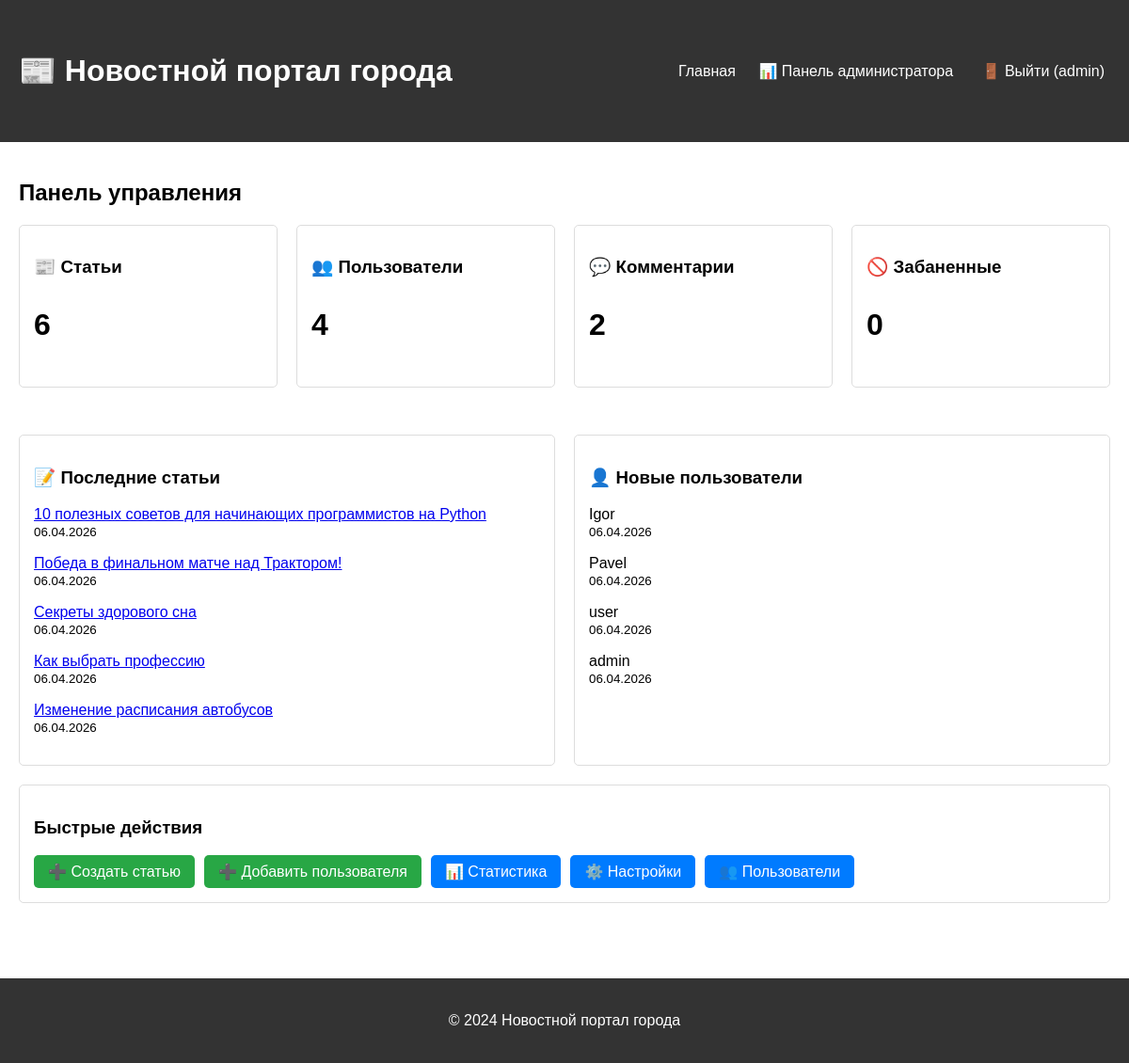
The page /dashboard/ (signed in) on the database its author committed.
### portal/models.py (models this page shows, shortened)
class Article(models.Model):
    TYPE_CHOICES = [
        ('news', 'Новость'),
        ('article', 'Статья'),
    ]
    title = models.CharField(max_length=200, verbose_name='Заголовок')
    content = models.TextField(verbose_name='Содержание')
    article_type = models.CharField(max_length=10, choices=TYPE_CHOICES, default='news', verbose_name='Тип')
    author = models.ForeignKey(User, on_delete=models.CASCADE, verbose_name='Автор')
    created_at = models.DateTimeField(auto_now_add=True, verbose_name='Дата создания')
    views_count = models.IntegerField(default=0, verbose_name='Просмотры')
    saves_count = models.IntegerField(default=0, verbose_name='Сохранения')
    is_published = models.BooleanField(default=True, verbose_name='Опубликовано')
    class Meta:
        verbose_name = 'Статья'
        verbose_name_plural = 'Статьи'
        ordering = ['-created_at']

### portal/views.py (the view)
# urls.py: path('dashboard/', views.admin_dashboard, name='admin_dashboard'),
@login_required
@user_passes_test(is_admin)
def admin_dashboard(request):
    context = {
        'total_articles': Article.objects.count(),
        'total_users': User.objects.count(),
        'total_comments': Comment.objects.count(),
        'banned_users': BannedUser.objects.filter(is_active=True).count(),
        'recent_articles': Article.objects.order_by('-created_at')[:5],
        'recent_users': User.objects.order_by('-date_joined')[:5],
    }
    return render(request, 'portal/admin_dashboard.html', context)

### portal/context_processors.py (called while the page is built)
def site_settings(request):
    settings, created = SiteSettings.objects.get_or_create(id=1)
    return {'site_settings': settings}

### portal/views.py (called while the page is built)
def is_admin(user):
    return user.is_authenticated and user.is_staff

### templates/portal/admin_dashboard.html (shortened to what this page needs)
{% extends 'base.html' %}
{% block content %}
    <h2>Панель управления</h2>
    <div class="stats-grid">
        <div class="card">
            <h3>📰 Статьи</h3>
            <p style="font-size: 32px; font-weight: bold;">{{ total_articles }}</p>
        </div>
        <div class="card">
            <h3>👥 Пользователи</h3>
            <p style="font-size: 32px; font-weight: bold;">{{ total_users }}</p>
        </div>
        <div class="card">
            <h3>💬 Комментарии</h3>
            <p style="font-size: 32px; font-weight: bold;">{{ total_comments }}</p>
        </div>
        <div class="card">
            <h3>🚫 Забаненные</h3>
            <p style="font-size: 32px; font-weight: bold;">{{ banned_users }}</p>
        </div>
    </div>
    <div class="grid-2">
        <div class="card">
            <h3>📝 Последние статьи</h3>
            {% for article in recent_articles %}
                <p><a href="{% url 'article_detail' article.id %}">{{ article.title }}</a><br>
                <small>{{ article.created_at|date:"d.m.Y" }}</small></p>
            {% empty %}
                <p>Нет статей</p>
            {% endfor %}
        </div>
        <div class="card">
            <h3>👤 Новые пользователи</h3>
            {% for user in recent_users %}
                <p>{{ user.username }}<br><small>{{ user.date_joined|date:"d.m.Y" }}</small></p>
            {% empty %}
                <p>Нет пользователей</p>
            {% endfor %}
        </div>
    </div>
    <div class="card">
        <h3>Быстрые действия</h3>
        <div style="display: flex; gap: 10px; flex-wrap: wrap;">
            <a href="{% url 'article_create' %}" class="btn btn-success">➕ Создать статью</a>
            <a href="{% url 'user_add' %}" class="btn btn-success">➕ Добавить пользователя</a>
            <a href="{% url 'statistics' %}" class="btn">📊 Статистика</a>
            <a href="{% url 'site_settings' %}" class="btn">⚙️ Настройки</a>
            <a href="{% url 'user_list' %}" class="btn">👥 Пользователи</a>
        </div>
    </div>
{% endblock %}

### templates/base.html (shortened to what this page needs)
<!DOCTYPE html>
<html lang="ru">
<head>
</head>
<body>
    <header>
    <div class="container">
        <h1>📰 Новостной портал города</h1>
        <nav>
            <a href="/">Главная</a>
            {% if user.is_authenticated %}
                {% if user.is_staff %}
                    <a href="/dashboard/">📊 Панель администратора</a>
                {% endif %}
                <form action="{% url 'logout' %}" method="post" style="display: inline; margin-left: 20px;">
                    <button type="submit" style="background: none; border: none; color: white; cursor: pointer; font-size: 16px;">
                        🚪 Выйти ({{ user.username }})
                    </button>
                </form>
            {% else %}
                <a href="{% url 'login' %}">🔐 Войти</a>
                <a href="/admin/">🔧 Админка Django</a>
            {% endif %}
        </nav>
    </div>
    </header>
    <div class="container">
        {% block content %}{% endblock %}
    </div>
    <footer>
        <p>&copy; 2024 Новостной портал города</p>
    </footer>
</body>
</html>

### rows shown on the page
Article: title "10 полезных советов для начинающих программистов на Python", created_at "06.04.2026"
Article: title "Победа в финальном матче над Трактором!", created_at "06.04.2026"
Article: title "Секреты здорового сна", created_at "06.04.2026"
Article: title "Как выбрать профессию", created_at "06.04.2026"
Article: title "Изменение расписания автобусов", created_at "06.04.2026"

### other values the page prints
{{ user.username }} "admin"
{{ total_articles }} "6"
{{ total_users }} "4"
{{ total_comments }} "2"
{{ banned_users }} "0"
{{ user.username }} "Igor"
{{ user.date_joined|date:"d.m.Y" }} "06.04.2026"
{{ user.username }} "Pavel"
{{ user.username }} "user"
